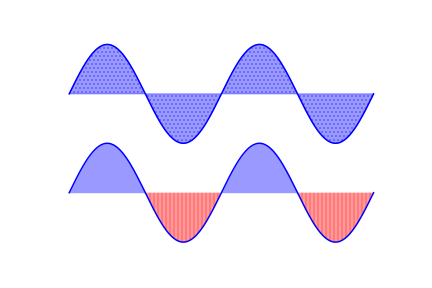

Generate this figure with Python:
#!/usr/bin/env python3
# -*- coding: utf-8 -*-
"""
Created on Fri Nov  1 22:28:22 2019

Line plots using the fill_between command

@author: alberto
"""

import numpy as np
import matplotlib.pyplot as plt

n = 256
X = np.linspace(-np.pi, np.pi, n, endpoint=True)
Y = np.sin(2 * X)

plt.plot(X, Y + 1, color='blue', alpha=1)
# Fill between sine curve and 'zero' (y = 1) - hatch
plt.fill_between(X, Y+1, 1, color='blue', alpha=0.4, hatch='...')

plt.plot(X, Y - 1, color='blue', alpha=1)

# Fill between 'negative' sine curve and 'zero' (y = -1)
# Use linewidth = 0 to keep y = -1 clean 
# Hatch
plt.fill_between(X, np.minimum(Y - 1, -1), -1, 
                 color='red', alpha=0.4, hatch='|||', linewidth=0)

# Fill between 'positive' sine curve and 'zero' (y = -1)
plt.fill_between(X, np.maximum(Y - 1, -1), -1, 
                 color='blue', alpha=0.4, linewidth=0)

# Hide axis
plt.axis('off')

# Save figure using 72 dots per inch
plt.savefig('lineplot_fill_between.png', dpi=72)

plt.show()
